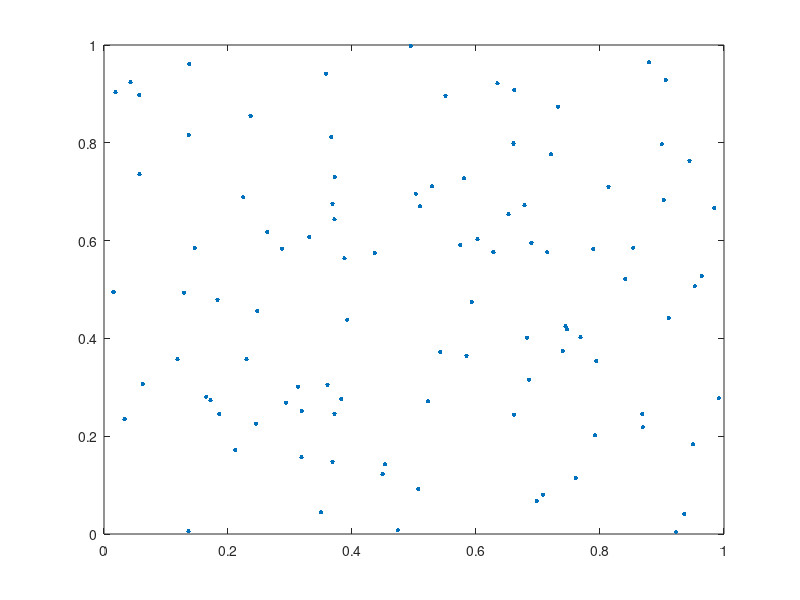

Write MATLAB code to recreate this figure.
clc; clear all; close all;

xmax = 1;
ymax = 1;
vmin = 0;
vmax = 2000;

kB=1.38e-23;
u=1.66e-27;
m0 = 32 * u;  % masa unei particule
T = 300;  % temperatura
nrp =100;  % numar puncte/ particule
count = 1;
nr = 0;
v1 = 0;
v2 = 100;
speeds = zeros(1, 1000);

while v2 <= vmax
nr = round(integral(@(v) (4*pi*v.^2*(m0/(2*pi*kB*T))^(3/2).*exp(-m0*v.^2/(2*kB*T))), v1, v2) * 1000);
% nr este frecventa relativa a vitezelor intre v1 si v2 in distributia Maxwell
if nr != 0
speeds(count : (count + nr)) = (v1 + v2) / 2;
endif
count = count + nr;  % de unde trebuie continuarea de completare a vectorului de speeds
v1 = v2;
v2 = v2 +100;  % urmatorul interval de viteze
endwhile

x = rand(1, nrp);
y = rand(1, nrp);
x = x * xmax;
y = y * ymax;
% ^ punere de puncte random in patratul [0, xmax]x[0, ymax]
alpha = rand(1, nrp);
alpha = alpha .*2 .*pi;
% ^ unghiuri random ale vitezelor
v = zeros(1, nrp);
v = speeds(round(rand(1, 100)*1000));
% ^ viteze random din distibutie
vx = v.*cos(alpha);
vy = v.*sin(alpha);

figure

for i = 1:100
  x =  x + vx / 5e4;
  y =  y + vy / 5e4;
% ^ urmatoare pozitie pentru particule cu viteze diminuate pentru vizualizare

  p = find(x >= 1);
  vx(p) = vx(p) .* (-1);
  p = find(x <= 0);
  vx(p) = vx(p) .* (-1);
  p = find(y >= 1);
  vy(p) = vy(p) .* (-1);
  p = find(y <= 0);
  vy(p) = vy(p) .* (-1);
% ^ particulele care se lovesc de pereti, ricoseaza inapoi

  plot(x, y, '.', "Markersize", 10);
  axis([0, xmax, 0, ymax], "manual");
  pause(0.1);
endfor

